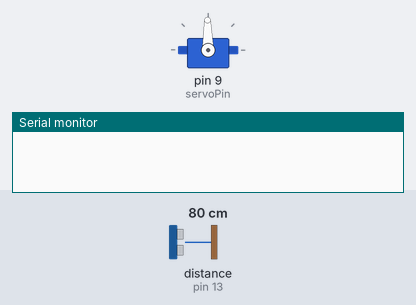
The sketch below on a simulated Arduino Uno, built with avr-gcc and run on an emulated ATmega328P. On the bench: servo, the last lines printed to the serial monitor. Wiring (inferred from the names in the program): ultrasonic range finder: trigger pin 10; echo pin 13. Inputs (shaded band) come from the test bench; at power-on: distance to the obstacle (sensor on pin 13) 80 cm. The echo pulse lasts 58.3 µs per cm.

Above: at 0.01 s.
1.3 s: distance to the obstacle (sensor on pin 13) set to 4 cm
At 2.2 s:
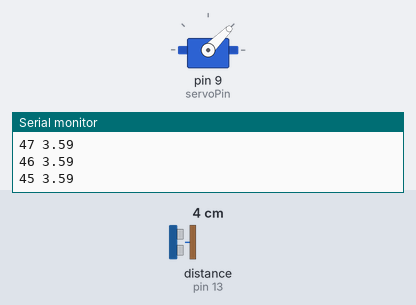
4.3 s: distance to the obstacle (sensor on pin 13) set to 2 cm
At 5.1 s:
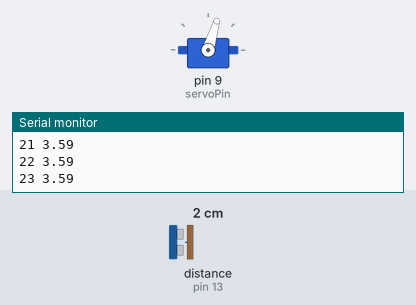
7.3 s: distance to the obstacle (sensor on pin 13) set to 9 cm
10.3 s: distance to the obstacle (sensor on pin 13) set to 18 cm
Timing chart, 0 to 14.3 s (numbered marks = the images above; inputs shaded):
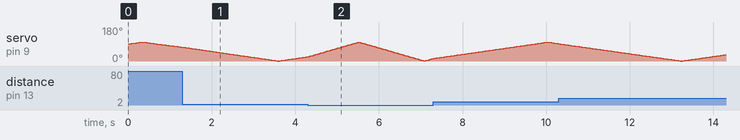

The sketch:

sonar.ino
```cpp
#include <Servo.h>

// Defines Tirg and Echo pins of the Ultrasonic Sensor
int trigPin = 10;
int echoPin = 13;
int servoPin = 9;
int MAX_ANGLE = 100;

Servo myservo; // Creates a servo object for controlling the servo motor

// Variables for the duration and the distance
float range;
int pos;
String tmpstr;
int curstate;


void setup() {
  pinMode(trigPin, OUTPUT); // Sets the trigPin as an Output
  pinMode(echoPin, INPUT); // Sets the echoPin as an Input
  Serial.begin(9600);
  myservo.attach(servoPin); // Defines on which pin is the servo motor attached
  curstate = 1;
  pos = myservo.read();
}

float myrange_delay(){
    //send 10us pulse to the sensor trig
  digitalWrite(trigPin, LOW);
  delayMicroseconds(2);
  digitalWrite(trigPin, HIGH);
  delayMicroseconds(10);
  digitalWrite(trigPin, LOW);

   //Mesur the reponse from the sensor echo
  float mydelay = pulseIn(echoPin, HIGH);
  return mydelay;
}

void setAndMeasur(){
  myservo.write(pos);
  delay(15);

  //calculate distance
  //calculate signal duration
  float duration = myrange_delay();

  float soundspeedcm = 0.0334;

  range = (duration / 2) * soundspeedcm;

  if (range > 2.0 && range < 200.0){
    tmpstr = String(pos) + " " + String(range);
    Serial.println(tmpstr);
    delay(15);
    }

}

void loop(){
 if (curstate == 1){
    pos++;
    setAndMeasur();
    if (pos>=MAX_ANGLE){
      curstate = 2;
    }
 }
 else if (curstate==2)
 {
  //Move backward servo
  pos--;
  setAndMeasur();

  if (pos<=0){
    curstate = 1;
    }
  }
}
```

Measured:
- the behaviour switches between 3 and 2 cm on distance to the obstacle (sensor on pin 13) (found by bisection; images 1 and 2)
